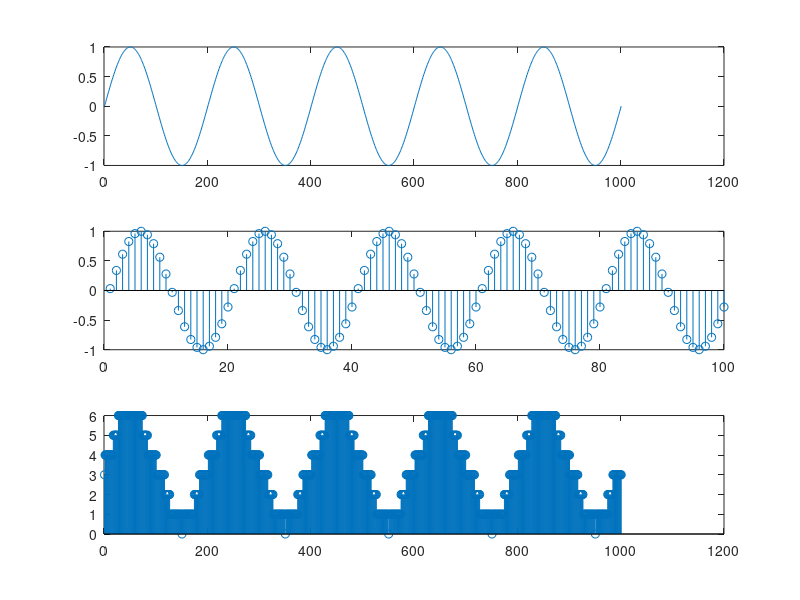

Write MATLAB code to recreate this figure.
function main()
Fs = 1000;
t = [0:1/Fs:1];
number_of_samples = length(t);
%freq = input('Enter your frequency: ');
freq = 5;
x = sin(2*pi*freq*t);
%x = randn(1,100);


Nyquist = 2*freq;
%At_nyquist = Fs/(Nyquist);
% Less_than_nyquist = Fs/(Nyquist/2);
More_than_nyquist = Fs/(10*Nyquist);

%x = sin(2*pi*max_freq*t);

figure
subplot(3,1,1)
plot(x)

%At nyquist

x1 = x(2:More_than_nyquist:end);
subplot(3,1,2)
stem(x1)

%Qunatization

%partition = [-1:.5:1];
partition = [-1, -.75, -.5, 0 , .5, .75, 1];
codebook = [0,1,2,3,4,5,6,7];
[out,y] = quantiz(x, partition, codebook);
bit_stream = dec2bin(y);

subplot(3,1,3)
stem(y)

end

function main_polar_NRZ()
x = [0 0 0 1 0 1 0 1 0 1 0 1 0 1 1 1 0 1 1 0 0 1 1 1 1 0 0 0];

Bit_rate = 5;
Samples_per_bit_time = 200;
Total_time = length(x)/Bit_rate;
Bit_time = 1/Bit_rate;
Tb = Bit_time;

t = Tb/Samples_per_bit_time:Tb/Samples_per_bit_time:Total_time;
pulse = zeros(1, (length(x)*Samples_per_bit_time));
i = 1;
for k = 1:Samples_per_bit_time:length(x)*Samples_per_bit_time
    if (x(i) == 1)
        pulse(k: k + Samples_per_bit_time - 1) = 5;
    else
        pulse(k: k + Samples_per_bit_time - 1) = -5;
    end
    i = i + 1;
end
plot(t, pulse);
end